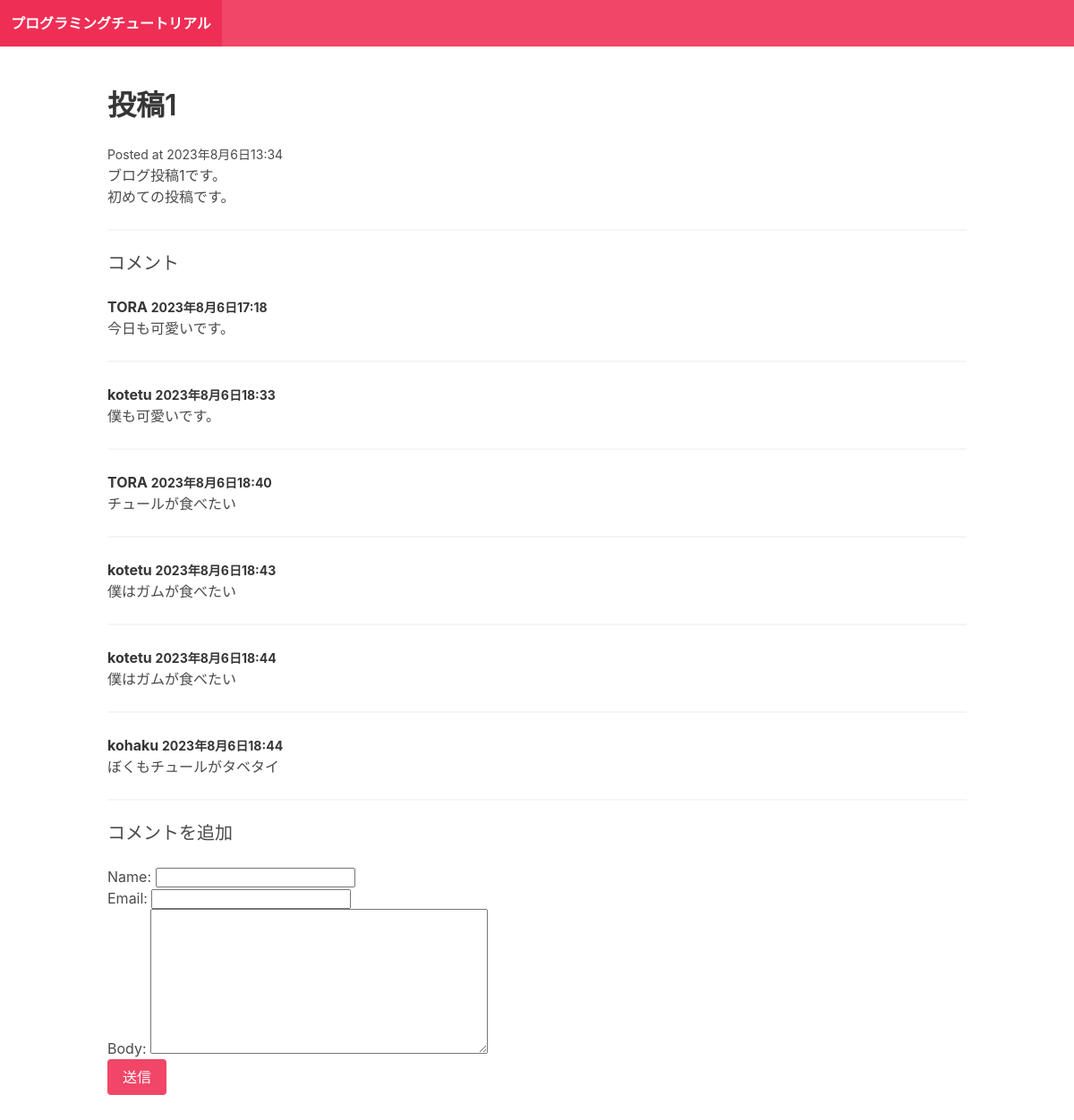
Page /post-1/ on the committed database.
### blog/models.py (models this page shows)
class Post(models.Model):
    title = models.CharField(max_length=255)
    slug = models.SlugField()
    intro = models.TextField()
    body = models.TextField()
    posted_date = models.DateTimeField(auto_now_add=True)

class Comment(models.Model):
    post = models.ForeignKey(Post,related_name="comments", on_delete=models.CASCADE)
    name = models.CharField(max_length=255)
    email = models.EmailField()
    body = models.TextField()
    posted_date = models.DateTimeField(auto_now_add=True)

### blog/views.py (the view)
# urls.py: path("<slug:slug>/", post_detail, name="post_detail")
def post_detail(request, slug):
    post = Post.objects.get(slug=slug)
    if request.method == "POST":
        form = CommentForm(request.POST)
        if form.is_valid():
                comment = form.save(commit=False)
                comment.post = post
                comment.save()
                return redirect("post_detail", slug=post.slug)
    else:
        form = CommentForm()
    return render(request, "blog/post_detail.html",{"post":post, "form": form})

### blog/forms.py
class CommentForm(forms.ModelForm):
    class Meta:
        model = Comment
        fields = ["name", "email", "body"]

### blog/templates/blog/post_detail.html (shortened to what this page needs)
{% extends "blog/base.html" %}
{% block content %}
<h1 class="title">{{post.title}}</h2>
    <small>Posted at {{post.posted_date}}</small>
    <p>{{post.intro}}</p>
    <p>{{post.body}}</p>
    <hr />
    <h2 class="subtitle">コメント</h2>
    {% for comment in post.comments.all %}
    <article class="media">
        <div class="media-content">
            <div class="content">
                <p>
                    <strong>
                        {{comment.name}}
                        <small>
                            {{comment.posted_date}}
                        </small>
                    </strong>
                        <br />
                        {{comment.body}}
                </p>
            </div>
        </div>
    </article>
    <hr>
    {% empty %}
    <div class="notification">
        <p>コメントはまだありません</p>
    </div>
    {% endfor %}
    <h2 class="subtitle">コメントを追加</h2>
    <form action="." method="post">
        {{form.as_p}}
        <div class="field">
            <div class="control">
                <button class="button is is-danger">送信</button>
            </div>
        </div>
    </form>
    {% endblock%}

### blog/templates/blog/base.html (shortened to what this page needs)
<!DOCTYPE html>
<html lang="ja">
<head>
    <link rel="stylesheet" href="https://cdn.jsdelivr.net/npm/bulma@0.9.4/css/bulma.min.css">
</head>
<body>
    <nav class="navbar is-danger">
        <div class="navbar-brand">
            <a href="/" class="navbar-item">
                <strong>プログラミングチュートリアル</strong>
            </a>
        </div>
    </nav>
    <section class="section">
        <div class="container">
            {% block content %}
            {% endblock %}
        </div>
    </section>
</body>
</html>

### rows in the picture
Post: title "投稿1", posted_date "2023年8月6日13:34", intro "ブログ投稿1です。", body "初めての投稿です。"
Comment: name "TORA", posted_date "2023年8月6日17:18", body "今日も可愛いです。"
Comment: name "kotetu", posted_date "2023年8月6日18:33", body "僕も可愛いです。"
Comment: name "TORA", posted_date "2023年8月6日18:40", body "チュールが食べたい"
Comment: name "kotetu", posted_date "2023年8月6日18:43", body "僕はガムが食べたい"
Comment: name "kotetu", posted_date "2023年8月6日18:44", body "僕はガムが食べたい"
Comment: name "kohaku", posted_date "2023年8月6日18:44", body "ぼくもチュールがタベタイ"
